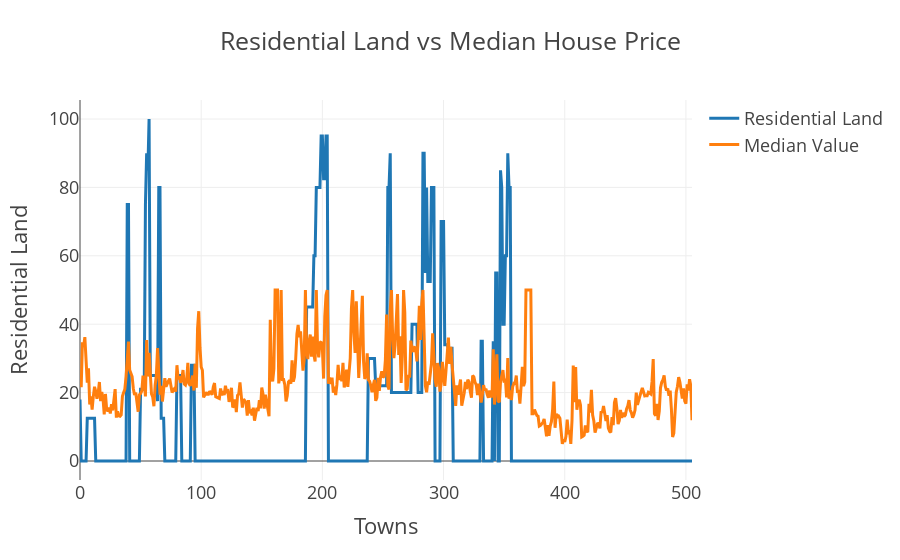

Notebook source saved alongside this figure:
### Code cell
col1 = "ZN"
col2 = "MEDV"
v1 = housing[col1]
v2 = housing[col2]

scat1 = go.Scatter(y = v1.values, x=v1.index, name="Residential Land")
scat2 = go.Scatter(y=v2.values, x=v2.index, name="Median Value")

data = [scat1, scat2]

layout={'title':"Residential Land vs Median House Price",'yaxis':{'title':"Residential Land"},'xaxis':{'title':'Towns'}}
fig = go.Figure(data=data, layout=layout)
fig.layout.template = "presentation"

iplot(fig)

### Figure 1 — Plotly figure (JSON) as saved in the notebook; plotly's stock layout.template omitted (floating-point values rounded to 4 significant figures; data arrays with more than 128 entries replaced by an {"elided": "..."} marker saying what was removed)
{"data": [{"name": "Residential Land", "type": "scatter", "x": {"elided": "506 int values"}, "y": {"elided": "506 float values"}}, {"name": "Median Value", "type": "scatter", "x": {"elided": "506 int values"}, "y": {"elided": "506 float values"}}], "layout": {"title": {"text": "Residential Land vs Median House Price"}, "xaxis": {"title": {"text": "Towns"}}, "yaxis": {"title": {"text": "Residential Land"}}}}
